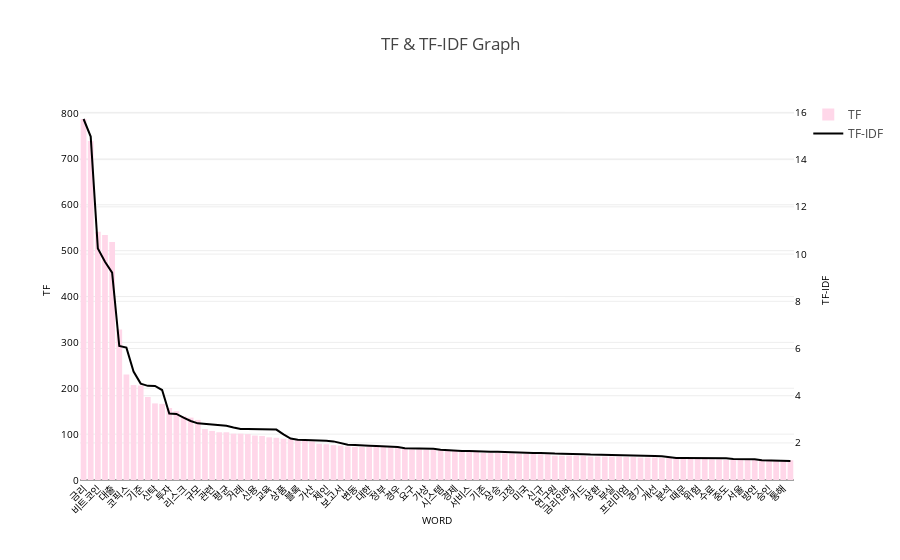

Here is the notebook cell this chart was saved with:
### Code cell
tfidf.set_plotly()
tfidf.get_plotly_graph(100)

### Figure 1 — Plotly figure (JSON) as saved in the notebook; plotly's stock layout.template omitted (floating-point values rounded to 4 significant figures)
{"data": [{"name": "TF", "yaxis": "y", "marker": {"color": "#FFD7E9"}, "histfunc": "sum", "y": [787, 739, 541, 534, 519, 328, 230, 207, 206, 181, 167, 166, 157, 150, 139, 136, 131, 111, 107, 104, 104, 101, 101, 100, 97, 96, 93, 92, 90, 89, 89, 87, 84, 79, 78, 76, 75, 73, 72, 72, 72, 72, 72, 71, 70, 68, 67, 67, 66, 66, 66, 66, 63, 62, 61, 61, 59, 59, 59, 58, 58, 57, 57, 57, 56, 56, 53, 53, 53, 53, 53, 51, 51, 51, 51, 51, 50, 50, 49, 49, 49, 48, 48, 47, 47, 47, 47, 46, 45, 45, 44, 44, 44, 44, 44, 44, 44, 43, 43, 43], "x": ["금리", "부동산", "비트코인", "금융", "대출", "그림자", "코픽스", "은행", "기준", "화폐", "신탁", "암호", "투자", "자산", "리스크", "시장", "규모", "당국", "관련", "최고", "평균", "잔액", "거래", "산정", "신용", "국내", "교육", "이하", "상품", "금융투자", "블록", "미만", "가산", "가격", "체인", "자금", "보고서", "기자", "변동", "금융위", "대한", "한국", "정부", "디지털", "경우", "관리", "요구", "사업", "가상", "펀드", "시스템", "상황", "경제", "기업", "서비스", "코인", "기존", "포인트", "상승", "지난해", "고정", "개발", "미국", "증권", "신규", "조달", "연구원", "현재", "금리인하", "가장", "카드", "위원회", "상환", "하락", "부실", "교육과정", "프리미엄", "도입", "경기", "권별", "개선", "인하", "분석", "글로벌", "때문", "거래소", "위험", "전체", "수료", "회사", "중도", "은행권", "서울", "조정", "방안", "기준금리", "승인", "시세", "통해", "반영"], "type": "histogram"}, {"name": "TF-IDF", "yaxis": "y2", "marker": {"color": "black"}, "y": [15.72, 14.98, 10.23, 9.677, 9.212, 6.105, 6.038, 5.026, 4.514, 4.418, 4.413, 4.242, 3.248, 3.229, 3.07, 2.931, 2.83, 2.798, 2.79, 2.728, 2.726, 2.656, 2.595, 2.591, 2.587, 2.585, 2.567, 2.565, 2.363, 2.185, 2.139, 2.134, 2.102, 2.097, 2.091, 2.066, 1.996, 1.922, 1.91, 1.881, 1.881, 1.873, 1.862, 1.828, 1.823, 1.78, 1.778, 1.775, 1.773, 1.755, 1.711, 1.688, 1.677, 1.662, 1.662, 1.642, 1.63, 1.626, 1.624, 1.608, 1.601, 1.593, 1.589, 1.576, 1.575, 1.552, 1.55, 1.547, 1.529, 1.523, 1.522, 1.508, 1.504, 1.494, 1.491, 1.469, 1.468, 1.465, 1.457, 1.446, 1.443, 1.435, 1.383, 1.363, 1.36, 1.36, 1.358, 1.358, 1.353, 1.351, 1.347, 1.322, 1.319, 1.311, 1.308, 1.269, 1.268, 1.26, 1.236, 1.236], "x": ["금리", "부동산", "비트코인", "금융", "대출", "그림자", "코픽스", "은행", "기준", "화폐", "신탁", "암호", "투자", "자산", "리스크", "시장", "규모", "당국", "관련", "최고", "평균", "잔액", "거래", "산정", "신용", "국내", "교육", "이하", "상품", "금융투자", "블록", "미만", "가산", "가격", "체인", "자금", "보고서", "기자", "변동", "금융위", "대한", "한국", "정부", "디지털", "경우", "관리", "요구", "사업", "가상", "펀드", "시스템", "상황", "경제", "기업", "서비스", "코인", "기존", "포인트", "상승", "지난해", "고정", "개발", "미국", "증권", "신규", "조달", "연구원", "현재", "금리인하", "가장", "카드", "위원회", "상환", "하락", "부실", "교육과정", "프리미엄", "도입", "경기", "권별", "개선", "인하", "분석", "글로벌", "때문", "거래소", "위험", "전체", "수료", "회사", "중도", "은행권", "서울", "조정", "방안", "기준금리", "승인", "시세", "통해", "반영"], "type": "scatter"}], "layout": {"yaxis2": {"tickfont": {"color": "black", "size": 10}, "showticklabels": true, "title": "TF-IDF", "tickangle": 0, "overlaying": "y", "titlefont": {"color": "black", "size": 10}, "side": "right"}, "yaxis": {"tickfont": {"color": "black", "size": 10}, "showexponent": "all", "showticklabels": true, "title": "TF", "tickangle": 0, "titlefont": {"color": "black", "size": 10}, "exponentformat": "e"}, "xaxis": {"tickfont": {"color": "black", "size": 10}, "showexponent": "all", "showticklabels": true, "title": "WORD", "tickangle": -45, "titlefont": {"color": "black", "size": 10}, "exponentformat": "e"}, "title": "TF & TF-IDF Graph"}}
